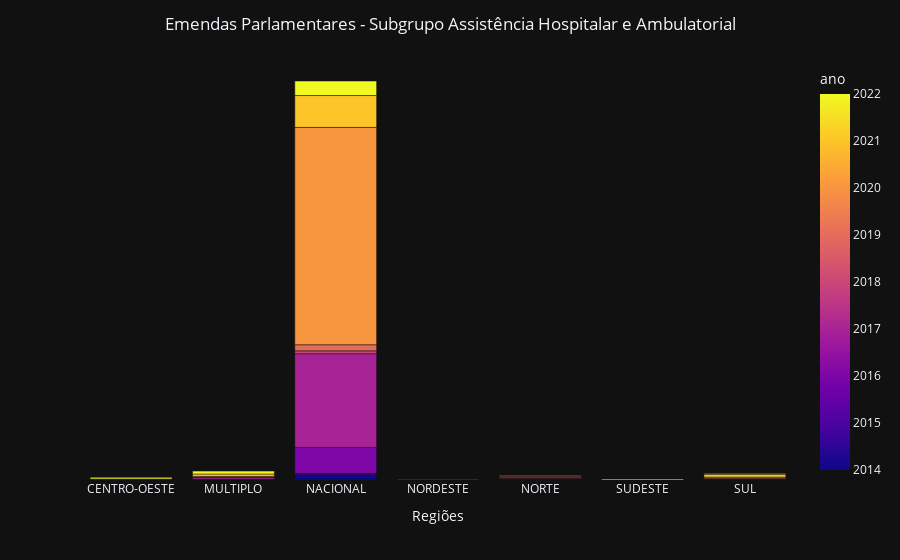

The code cell stored with this chart in its notebook:
### Markdown cell above
### (4) Análise por região

### Code cell
#### informações por região

# df_regiao = df[(df['amostra'] == 'REGIAO')]

ano_regiao = df_regiao.groupby(['regiao', 'ano'])['valor_emendas'].sum()


fig5 = px.bar(ano_regiao.reset_index(), x='regiao', y='valor_emendas', color='ano', template='plotly_dark')

fig5.update_layout(barmode='relative', title='Emendas Parlamentares - Subgrupo Assistência Hospitalar e Ambulatorial',
                title_x=0.5)
fig5.update_xaxes(title = 'Regiões', showgrid=False)
fig5.update_yaxes(visible= False, showticklabels=False, showgrid=False)
fig5.show()

### Figure 1 — Plotly figure (JSON) as saved in the notebook; plotly's stock layout.template omitted (floating-point values rounded to 4 significant figures)
{"data": [{"alignmentgroup": "True", "hovertemplate": "regiao=%{x}<br>valor_emendas=%{y}<br>ano=%{marker.color}<extra></extra>", "legendgroup": "", "marker": {"color": [2014, 2019, 2021, 2022, 2015, 2016, 2017, 2018, 2019, 2020, 2021, 2022, 2014, 2015, 2016, 2017, 2018, 2019, 2020, 2021, 2022, 2014, 2016, 2018, 2019, 2020, 2014, 2015, 2017, 2018, 2019, 2020, 2021, 2018, 2019, 2022, 2015, 2016, 2017, 2019, 2020, 2021, 2022], "coloraxis": "coloraxis", "pattern": {"shape": ""}}, "name": "", "offsetgroup": "", "orientation": "v", "showlegend": false, "textposition": "auto", "type": "bar", "x": ["CENTRO-OESTE", "CENTRO-OESTE", "CENTRO-OESTE", "CENTRO-OESTE", "MULTIPLO", "MULTIPLO", "MULTIPLO", "MULTIPLO", "MULTIPLO", "MULTIPLO", "MULTIPLO", "MULTIPLO", "NACIONAL", "NACIONAL", "NACIONAL", "NACIONAL", "NACIONAL", "NACIONAL", "NACIONAL", "NACIONAL", "NACIONAL", "NORDESTE", "NORDESTE", "NORDESTE", "NORDESTE", "NORDESTE", "NORTE", "NORTE", "NORTE", "NORTE", "NORTE", "NORTE", "NORTE", "SUDESTE", "SUDESTE", "SUDESTE", "SUL", "SUL", "SUL", "SUL", "SUL", "SUL", "SUL"], "xaxis": "x", "y": [3085700, 300000.0, 2496000, 8686669, 328410, 4429780, 10553291, 200, 2189060, 1824922, 13200212, 15748533, 28308418, 7102819, 140854401, 506000000.0, 15669406, 32984690, 1175000000.0, 172077580, 78475727, 350000, 715240, 1237432, 2377134, 730000, 6700000.0, 100000, 2857000.0, 3096000.0, 4299000.0, 4010000.0, 2850000.0, 90, 40, 4905823, 300000, 3210830, 3289375, 2999800, 6090508, 15072697, 3610644], "yaxis": "y"}], "layout": {"barmode": "relative", "coloraxis": {"colorbar": {"title": {"text": "ano"}}, "colorscale": [[0, "#0d0887"], [0.1111, "#46039f"], [0.2222, "#7201a8"], [0.3333, "#9c179e"], [0.4444, "#bd3786"], [0.5556, "#d8576b"], [0.6667, "#ed7953"], [0.7778, "#fb9f3a"], [0.8889, "#fdca26"], [1, "#f0f921"]]}, "legend": {"tracegroupgap": 0}, "margin": {"t": 60}, "title": {"text": "Emendas Parlamentares - Subgrupo Assistência Hospitalar e Ambulatorial", "x": 0.5}, "xaxis": {"anchor": "y", "domain": [0, 1], "showgrid": false, "title": {"text": "Regiões"}}, "yaxis": {"anchor": "x", "domain": [0, 1], "showgrid": false, "showticklabels": false, "title": {"text": "valor_emendas"}, "visible": false}}}
